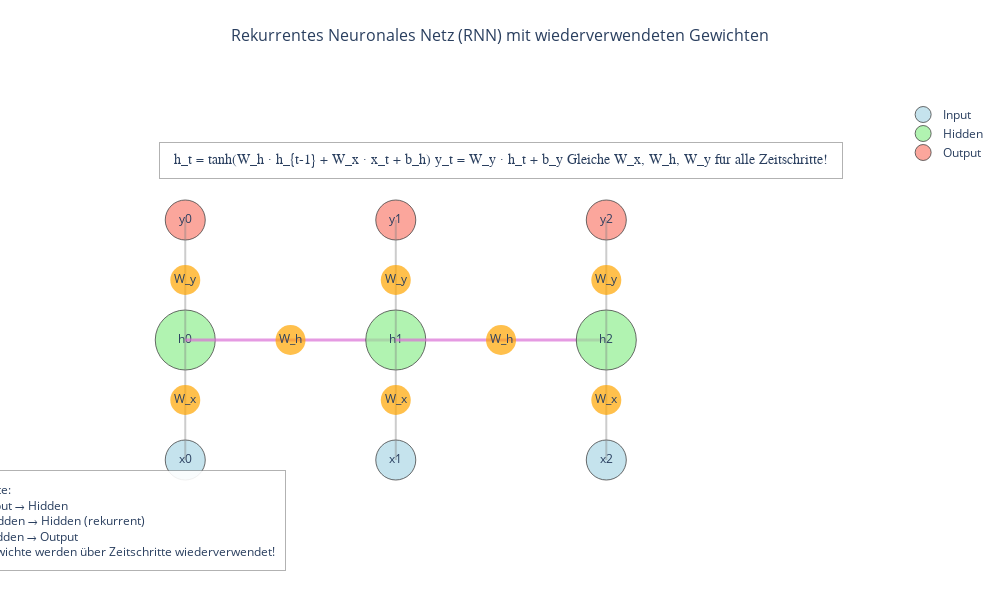

The cell this chart's notebook holds for it:
### Code cell
import plotly.graph_objects as go
import numpy as np

# Konstanten
NODE_SIZE = dict(
    input=40,
    hidden=60,
    output=40
)

COLORS = dict(
    input='rgba(173, 216, 230, 0.7)',      # hellblau
    hidden='rgba(144, 238, 144, 0.7)',     # hellgrün
    output='rgba(250, 128, 114, 0.7)',     # lachs
    recurrent='rgba(218, 112, 214, 0.7)',  # orchidee
    lines='rgba(128, 128, 128, 0.4)',      # grau
    weights='rgba(255, 165, 0, 0.7)'       # orange für Gewichte
)

# Positionen für die Zeitschritte
TIMESTEPS = 3
X_SPACING = 3
Y_SPACING = 2

# Figure erstellen
fig = go.Figure()

# Funktion zum Hinzufügen von Nodes
def add_node(x, y, node_type, text, show_legend=True):
    return fig.add_trace(go.Scatter(
        x=[x],
        y=[y],
        mode='markers+text',
        marker=dict(
            size=NODE_SIZE[node_type],
            color=COLORS[node_type],
            line=dict(color='rgba(70, 70, 70, 0.8)', width=1)
        ),
        text=text,
        textposition='middle center',
        name=node_type.capitalize() if show_legend else None,
        showlegend=show_legend
    ))

# Funktion zum Hinzufügen von Verbindungen mit Gewichtstext
def add_connection(x1, y1, x2, y2, weight_text=None, color=COLORS['lines'], width=2):
    # Verbindungslinie
    fig.add_trace(go.Scatter(
        x=[x1, x2],
        y=[y1, y2],
        mode='lines',
        line=dict(color=color, width=width),
        showlegend=False
    ))
    
    # Gewichtstext, wenn angegeben
    if weight_text:
        # Berechne Mittelpunkt
        x_mid = (x1 + x2) / 2
        y_mid = (y1 + y2) / 2
        
        # Füge Gewichtstext hinzu
        fig.add_trace(go.Scatter(
            x=[x_mid],
            y=[y_mid],
            mode='markers+text',
            marker=dict(
                size=30,
                color=COLORS['weights']
            ),
            text=weight_text,
            textposition='middle center',
            showlegend=False
        ))

# Nodes für jeden Zeitschritt hinzufügen
for t in range(TIMESTEPS):
    # Input node
    add_node(
        x=t * X_SPACING,
        y=0,
        node_type='input',
        text=f'x{t}',
        show_legend=(t == 0)
    )
    
    # Hidden state node
    add_node(
        x=t * X_SPACING,
        y=Y_SPACING,
        node_type='hidden',
        text=f'h{t}',
        show_legend=(t == 0)
    )
    
    # Output node
    add_node(
        x=t * X_SPACING,
        y=Y_SPACING * 2,
        node_type='output',
        text=f'y{t}',
        show_legend=(t == 0)
    )
    
    # Verbindungen innerhalb eines Zeitschritts
    # Input zu Hidden (immer mit W_x)
    add_connection(
        t * X_SPACING,
        0,
        t * X_SPACING,
        Y_SPACING,
        weight_text='W_x'
    )
    
    # Hidden zu Output (immer mit W_y)
    add_connection(
        t * X_SPACING,
        Y_SPACING,
        t * X_SPACING,
        Y_SPACING * 2,
        weight_text='W_y'
    )
    
    # Rekurrente Verbindung zum nächsten Zeitschritt (immer mit W_h)
    if t < TIMESTEPS - 1:
        add_connection(
            t * X_SPACING,
            Y_SPACING,
            (t + 1) * X_SPACING,
            Y_SPACING,
            weight_text='W_h',
            color=COLORS['recurrent'],
            width=3
        )

# Legende für die Gewichte
fig.add_annotation(
    x=-1,
    y=-1,
    text='Gewichte:<br>W_x: Input → Hidden<br>W_h: Hidden → Hidden (rekurrent)<br>W_y: Hidden → Output<br>Alle Gewichte werden über Zeitschritte wiederverwendet!',
    showarrow=False,
    font=dict(size=12),
    align='left',
    bgcolor='rgba(255, 255, 255, 0.9)',
    bordercolor='rgba(0, 0, 0, 0.3)',
    borderwidth=1,
    borderpad=10
)

# Formelbox
formula = """
h_t = tanh(W_h · h_{t-1} + W_x · x_t + b_h)
y_t = W_y · h_t + b_y
Gleiche W_x, W_h, W_y für alle Zeitschritte!
"""

fig.add_annotation(
    x=TIMESTEPS * X_SPACING / 2,
    y=Y_SPACING * 2.5,
    text=formula,
    showarrow=False,
    font=dict(size=14, family='Computer Modern'),
    bgcolor='rgba(255, 255, 255, 0.9)',
    bordercolor='rgba(0, 0, 0, 0.3)',
    borderwidth=1,
    borderpad=10
)

# Layout
fig.update_layout(
    title=dict(
        text='Rekurrentes Neuronales Netz (RNN) mit wiederverwendeten Gewichten',
        x=0.5,
        y=0.95,
        font=dict(size=16)
    ),
    showlegend=True,
    xaxis=dict(
        showticklabels=False,
        range=[-1.5, TIMESTEPS * X_SPACING + 1]
    ),
    yaxis=dict(
        showticklabels=False,
        range=[-1.5, Y_SPACING * 2.5 + 1]
    ),
    plot_bgcolor='white',
    width=1000,
    height=600,
    margin=dict(t=100, b=50)
)

fig.show()

### Figure 1 — Plotly figure (JSON) as saved in the notebook; plotly's stock layout.template omitted (floating-point values rounded to 4 significant figures)
{"data": [{"marker": {"color": "rgba(173, 216, 230, 0.7)", "line": {"color": "rgba(70, 70, 70, 0.8)", "width": 1}, "size": 40}, "mode": "markers+text", "name": "Input", "showlegend": true, "text": "x0", "textposition": "middle center", "type": "scatter", "x": [0], "y": [0]}, {"marker": {"color": "rgba(144, 238, 144, 0.7)", "line": {"color": "rgba(70, 70, 70, 0.8)", "width": 1}, "size": 60}, "mode": "markers+text", "name": "Hidden", "showlegend": true, "text": "h0", "textposition": "middle center", "type": "scatter", "x": [0], "y": [2]}, {"marker": {"color": "rgba(250, 128, 114, 0.7)", "line": {"color": "rgba(70, 70, 70, 0.8)", "width": 1}, "size": 40}, "mode": "markers+text", "name": "Output", "showlegend": true, "text": "y0", "textposition": "middle center", "type": "scatter", "x": [0], "y": [4]}, {"line": {"color": "rgba(128, 128, 128, 0.4)", "width": 2}, "mode": "lines", "showlegend": false, "type": "scatter", "x": [0, 0], "y": [0, 2]}, {"marker": {"color": "rgba(255, 165, 0, 0.7)", "size": 30}, "mode": "markers+text", "showlegend": false, "text": "W_x", "textposition": "middle center", "type": "scatter", "x": [0], "y": [1]}, {"line": {"color": "rgba(128, 128, 128, 0.4)", "width": 2}, "mode": "lines", "showlegend": false, "type": "scatter", "x": [0, 0], "y": [2, 4]}, {"marker": {"color": "rgba(255, 165, 0, 0.7)", "size": 30}, "mode": "markers+text", "showlegend": false, "text": "W_y", "textposition": "middle center", "type": "scatter", "x": [0], "y": [3]}, {"line": {"color": "rgba(218, 112, 214, 0.7)", "width": 3}, "mode": "lines", "showlegend": false, "type": "scatter", "x": [0, 3], "y": [2, 2]}, {"marker": {"color": "rgba(255, 165, 0, 0.7)", "size": 30}, "mode": "markers+text", "showlegend": false, "text": "W_h", "textposition": "middle center", "type": "scatter", "x": [1.5], "y": [2]}, {"marker": {"color": "rgba(173, 216, 230, 0.7)", "line": {"color": "rgba(70, 70, 70, 0.8)", "width": 1}, "size": 40}, "mode": "markers+text", "showlegend": false, "text": "x1", "textposition": "middle center", "type": "scatter", "x": [3], "y": [0]}, {"marker": {"color": "rgba(144, 238, 144, 0.7)", "line": {"color": "rgba(70, 70, 70, 0.8)", "width": 1}, "size": 60}, "mode": "markers+text", "showlegend": false, "text": "h1", "textposition": "middle center", "type": "scatter", "x": [3], "y": [2]}, {"marker": {"color": "rgba(250, 128, 114, 0.7)", "line": {"color": "rgba(70, 70, 70, 0.8)", "width": 1}, "size": 40}, "mode": "markers+text", "showlegend": false, "text": "y1", "textposition": "middle center", "type": "scatter", "x": [3], "y": [4]}, {"line": {"color": "rgba(128, 128, 128, 0.4)", "width": 2}, "mode": "lines", "showlegend": false, "type": "scatter", "x": [3, 3], "y": [0, 2]}, {"marker": {"color": "rgba(255, 165, 0, 0.7)", "size": 30}, "mode": "markers+text", "showlegend": false, "text": "W_x", "textposition": "middle center", "type": "scatter", "x": [3], "y": [1]}, {"line": {"color": "rgba(128, 128, 128, 0.4)", "width": 2}, "mode": "lines", "showlegend": false, "type": "scatter", "x": [3, 3], "y": [2, 4]}, {"marker": {"color": "rgba(255, 165, 0, 0.7)", "size": 30}, "mode": "markers+text", "showlegend": false, "text": "W_y", "textposition": "middle center", "type": "scatter", "x": [3], "y": [3]}, {"line": {"color": "rgba(218, 112, 214, 0.7)", "width": 3}, "mode": "lines", "showlegend": false, "type": "scatter", "x": [3, 6], "y": [2, 2]}, {"marker": {"color": "rgba(255, 165, 0, 0.7)", "size": 30}, "mode": "markers+text", "showlegend": false, "text": "W_h", "textposition": "middle center", "type": "scatter", "x": [4.5], "y": [2]}, {"marker": {"color": "rgba(173, 216, 230, 0.7)", "line": {"color": "rgba(70, 70, 70, 0.8)", "width": 1}, "size": 40}, "mode": "markers+text", "showlegend": false, "text": "x2", "textposition": "middle center", "type": "scatter", "x": [6], "y": [0]}, {"marker": {"color": "rgba(144, 238, 144, 0.7)", "line": {"color": "rgba(70, 70, 70, 0.8)", "width": 1}, "size": 60}, "mode": "markers+text", "showlegend": false, "text": "h2", "textposition": "middle center", "type": "scatter", "x": [6], "y": [2]}, {"marker": {"color": "rgba(250, 128, 114, 0.7)", "line": {"color": "rgba(70, 70, 70, 0.8)", "width": 1}, "size": 40}, "mode": "markers+text", "showlegend": false, "text": "y2", "textposition": "middle center", "type": "scatter", "x": [6], "y": [4]}, {"line": {"color": "rgba(128, 128, 128, 0.4)", "width": 2}, "mode": "lines", "showlegend": false, "type": "scatter", "x": [6, 6], "y": [0, 2]}, {"marker": {"color": "rgba(255, 165, 0, 0.7)", "size": 30}, "mode": "markers+text", "showlegend": false, "text": "W_x", "textposition": "middle center", "type": "scatter", "x": [6], "y": [1]}, {"line": {"color": "rgba(128, 128, 128, 0.4)", "width": 2}, "mode": "lines", "showlegend": false, "type": "scatter", "x": [6, 6], "y": [2, 4]}, {"marker": {"color": "rgba(255, 165, 0, 0.7)", "size": 30}, "mode": "markers+text", "showlegend": false, "text": "W_y", "textposition": "middle center", "type": "scatter", "x": [6], "y": [3]}], "layout": {"annotations": [{"align": "left", "bgcolor": "rgba(255, 255, 255, 0.9)", "bordercolor": "rgba(0, 0, 0, 0.3)", "borderpad": 10, "borderwidth": 1, "font": {"size": 12}, "showarrow": false, "text": "Gewichte:<br>W_x: Input → Hidden<br>W_h: Hidden → Hidden (rekurrent)<br>W_y: Hidden → Output<br>Alle Gewichte werden über Zeitschritte wiederverwendet!", "x": -1, "y": -1}, {"bgcolor": "rgba(255, 255, 255, 0.9)", "bordercolor": "rgba(0, 0, 0, 0.3)", "borderpad": 10, "borderwidth": 1, "font": {"family": "Computer Modern", "size": 14}, "showarrow": false, "text": "\nh_t = tanh(W_h · h_{t-1} + W_x · x_t + b_h)\ny_t = W_y · h_t + b_y\nGleiche W_x, W_h, W_y für alle Zeitschritte!\n", "x": 4.5, "y": 5}], "height": 600, "margin": {"b": 50, "t": 100}, "plot_bgcolor": "white", "showlegend": true, "title": {"font": {"size": 16}, "text": "Rekurrentes Neuronales Netz (RNN) mit wiederverwendeten Gewichten", "x": 0.5, "y": 0.95}, "width": 1000, "xaxis": {"range": [-1.5, 10], "showticklabels": false}, "yaxis": {"range": [-1.5, 6], "showticklabels": false}}}
